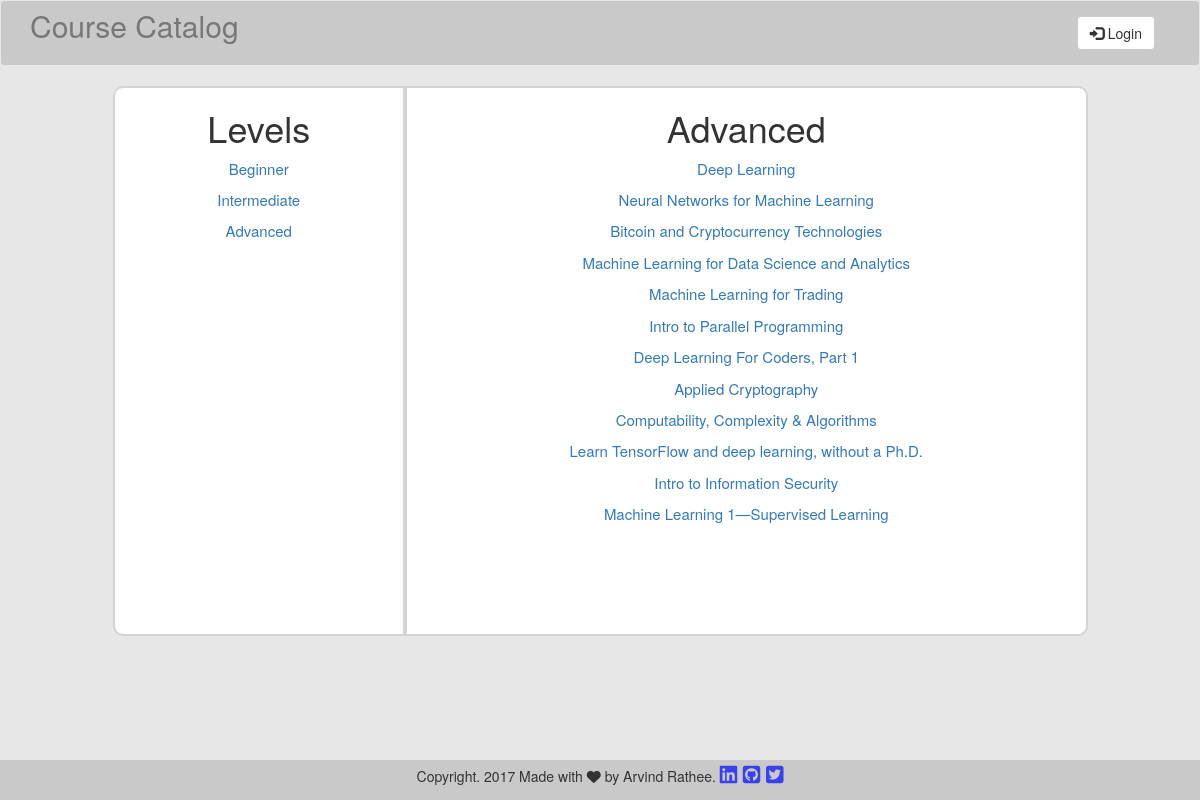
Page /Advanced/ on the committed database.
### database_setup.py (models this page shows, shortened)
class Level(Base):
    __tablename__ = 'level'
    id = Column(Integer, primary_key=True)
    name = Column(String(250), nullable=False)
    user_id = Column(Integer, ForeignKey('user.id'))
    user = relationship(User)

class Course(Base):
    __tablename__ = 'course'
    id = Column(Integer, primary_key=True)
    name = Column(String(250), nullable=False)
    created_date = Column(DateTime, default=func.current_timestamp())
    description = Column(String(250))
    provider = Column(String(250))
    link = Column(String(250))
    review = Column(String(10))
    level_id = Column(Integer, ForeignKey('level.id'))
    level = relationship(Level)
    user_id = Column(Integer, ForeignKey('user.id'))
    user = relationship(User)

### app.py (the view)
@app.route('/<level_name>/')
def showLevel(level_name):
    levels = session.query(Level).all()
    level = session.query(Level).filter_by(name=level_name).one()
    courses = session.query(Course).filter_by(level_id=level.id).all()
    if 'username' not in login_session:
        return render_template('public_level.html',
                               levels=levels, courses=courses, level=level)
    else:
        return render_template('member_level.html',
                               levels=levels, courses=courses, level=level)

### templates/public_level.html
{% extends "main.html" %}
{% block content %}
<div class="row">
	<div class="col-md-1 col-sm-1 col-xs-0"></div>
	<div class="col-md-3 col-sm-3 col-xs-5 level-list">
		<h1>
			Levels
		</h1>
		{% for level in levels %}
		<a href = "{{url_for('showLevel', level_name=level.name)}}">
			<p>
				{{level.name}}
			</p>
		</a>
		{% endfor %}
	</div>
	<div class="col-md-7 col-sm-7 col-xs-7 course-list">
		<h1>
			{{ level.name }}
		</h1>
		{% for course in courses %}
		<a href = "{{url_for('showCourse', level_name=level.name, course_name=course.name)}}">
			<p>
				{{course.name}}
			</p>
		</a>
		{% endfor %}
	</div>
	<div class="col-md-1 col-sm-1 col-xs-0"></div>
</div>
{% endblock %}

### static/styles.css (style rules this page uses)
body { background-color: #e7e7e7; }
.level-list { border: 2px solid #D3D3D3; border-radius: 10px 0px 0px 10px; background-color: #fff; height: 550px; text-align: center; }
.level-list a { font-size: 15px; text-decoration: none; }
.course-list { border: 2px solid #D3D3D3; border-radius: 0px 10px 10px 0px; background-color: #fff; height: 550px; text-align: center; }
.course-list a { font-size: 15px; text-decoration: none; }

### rows in the picture
Level: name "Beginner"
Level: name "Intermediate"
Level: name "Advanced"
Course: name "Deep Learning"
Course: name "Neural Networks for Machine Learning"
Course: name "Bitcoin and Cryptocurrency Technologies"
Course: name "Machine Learning for Data Science and Analytics"
Course: name "Machine Learning for Trading"
Course: name "Intro to Parallel Programming"
Course: name "Deep Learning For Coders, Part 1"
Course: name "Applied Cryptography"
Course: name "Computability, Complexity & Algorithms"
Course: name "Learn TensorFlow and deep learning, without a Ph.D."
Course: name "Intro to Information Security"
Course: name "Machine Learning 1—Supervised Learning"
